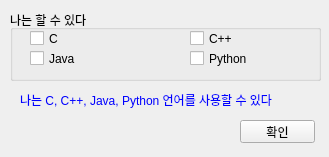
<?xml version="1.0" encoding="UTF-8"?>
<ui version="4.0">
 <class>MainWindow</class>
 <widget class="QMainWindow" name="MainWindow">
  <property name="geometry">
   <rect>
    <x>0</x>
    <y>0</y>
    <width>329</width>
    <height>157</height>
   </rect>
  </property>
  <property name="windowTitle">
   <string>MainWindow</string>
  </property>
  <property name="toolButtonStyle">
   <enum>Qt::ToolButtonIconOnly</enum>
  </property>
  <property name="animated">
   <bool>false</bool>
  </property>
  <widget class="QWidget" name="centralwidget">
   <widget class="QGroupBox" name="groupBox">
    <property name="geometry">
     <rect>
      <x>10</x>
      <y>10</y>
      <width>311</width>
      <height>71</height>
     </rect>
    </property>
    <property name="title">
     <string>나는 할 수 있다</string>
    </property>
    <widget class="QCheckBox" name="chkC">
     <property name="geometry">
      <rect>
       <x>20</x>
       <y>20</y>
       <width>82</width>
       <height>17</height>
      </rect>
     </property>
     <property name="text">
      <string>C</string>
     </property>
     <property name="tristate">
      <bool>false</bool>
     </property>
     <attribute name="buttonGroup">
      <string notr="true">buttonGroup</string>
     </attribute>
    </widget>
    <widget class="QCheckBox" name="chkCpp">
     <property name="geometry">
      <rect>
       <x>180</x>
       <y>20</y>
       <width>82</width>
       <height>17</height>
      </rect>
     </property>
     <property name="text">
      <string>C++</string>
     </property>
     <property name="tristate">
      <bool>false</bool>
     </property>
     <attribute name="buttonGroup">
      <string notr="true">buttonGroup</string>
     </attribute>
    </widget>
    <widget class="QCheckBox" name="chkJava">
     <property name="geometry">
      <rect>
       <x>20</x>
       <y>40</y>
       <width>82</width>
       <height>17</height>
      </rect>
     </property>
     <property name="text">
      <string>Java</string>
     </property>
     <property name="tristate">
      <bool>false</bool>
     </property>
     <attribute name="buttonGroup">
      <string notr="true">buttonGroup</string>
     </attribute>
    </widget>
    <widget class="QCheckBox" name="chkPython">
     <property name="geometry">
      <rect>
       <x>180</x>
       <y>40</y>
       <width>82</width>
       <height>17</height>
      </rect>
     </property>
     <property name="text">
      <string>Python</string>
     </property>
     <property name="tristate">
      <bool>false</bool>
     </property>
     <attribute name="buttonGroup">
      <string notr="true">buttonGroup</string>
     </attribute>
    </widget>
   </widget>
   <widget class="QLabel" name="lblMsg">
    <property name="geometry">
     <rect>
      <x>20</x>
      <y>90</y>
      <width>281</width>
      <height>20</height>
     </rect>
    </property>
    <property name="styleSheet">
     <string notr="true">color: rgb(0, 0, 255);</string>
    </property>
    <property name="text">
     <string>나는 C, C++, Java, Python 언어를 사용할 수 있다</string>
    </property>
   </widget>
   <widget class="QPushButton" name="btnOK">
    <property name="geometry">
     <rect>
      <x>240</x>
      <y>120</y>
      <width>75</width>
      <height>23</height>
     </rect>
    </property>
    <property name="text">
     <string>확인</string>
    </property>
   </widget>
  </widget>
 </widget>
 <tabstops>
  <tabstop>chkC</tabstop>
  <tabstop>chkCpp</tabstop>
  <tabstop>chkJava</tabstop>
  <tabstop>chkPython</tabstop>
 </tabstops>
 <resources/>
 <connections/>
 <buttongroups>
  <buttongroup name="buttonGroup">
   <property name="exclusive">
    <bool>false</bool>
   </property>
  </buttongroup>
 </buttongroups>
</ui>
